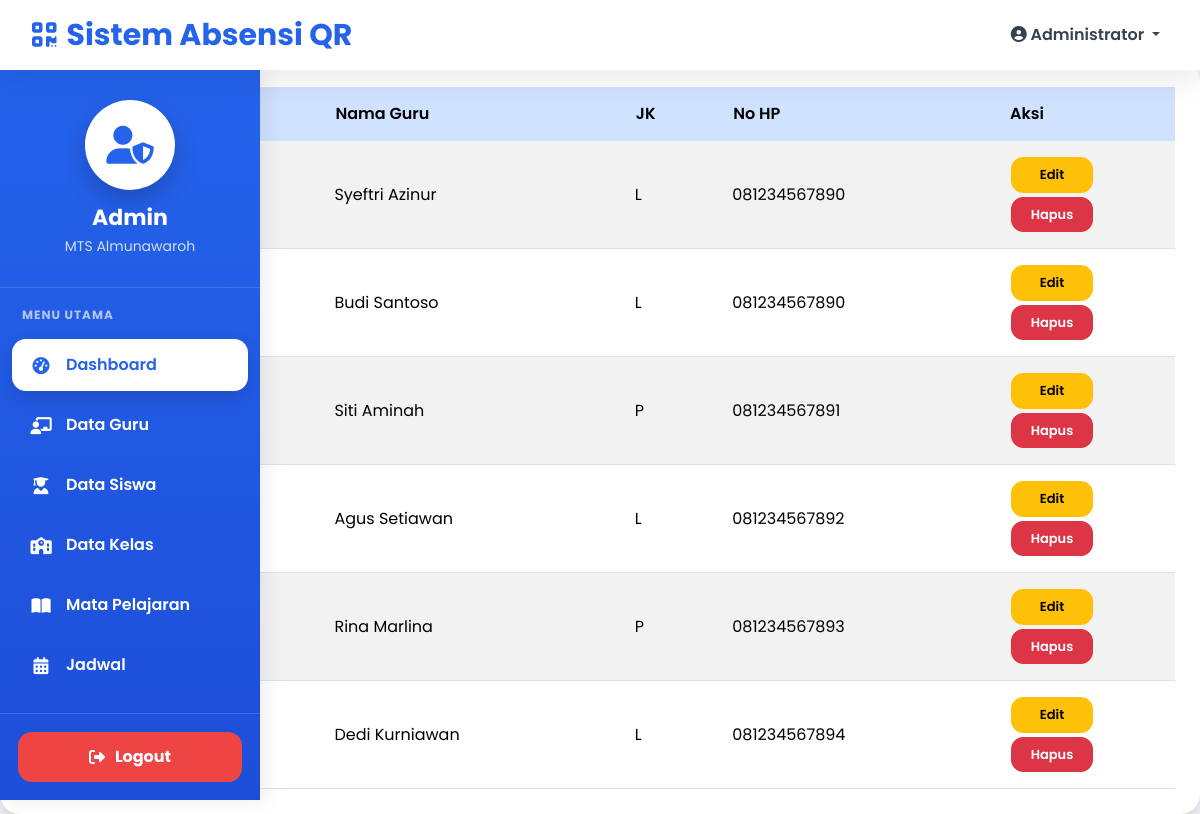
/admin/guru/index.php (signed in), run on the app's committed database.
### tables this page shows
CREATE TABLE `guru` (
  `id_guru` int(11) NOT NULL,
  `nip` varchar(30) NOT NULL,
  `nama_guru` varchar(100) NOT NULL,
  `jk` enum('L','P') DEFAULT NULL,
  `no_hp` varchar(15) DEFAULT NULL,
  `alamat` text DEFAULT NULL
);

### admin/guru/index.php (the view, shortened to what this page needs)
<?php
require_once "../../config/koneksi.php";
include "../../layout/header.php";
include "../../layout/sidebar.php";
?>
<div class="d-flex justify-content-between align-items-center mb-3">
    <h2>Data Guru</h2>
    <a href="tambah.php" class="btn btn-success">
    </a>
</div>
<div class="card shadow">
    <div class="card-body">
        <table class="table table-striped table-hover">
            <thead class="table-primary">
                <tr>
                    <th>No</th>
                    <th>NIP</th>
                    <th>Nama Guru</th>
                    <th>JK</th>
                    <th>No HP</th>
                    <th width="180">Aksi</th>
                </tr>
            </thead>
            <tbody>
            <?php
            $no = 1;
            $data = mysqli_query($koneksi, "SELECT * FROM guru");
            while($row = mysqli_fetch_assoc($data)){
            ?>
            <tr>
                <td><?= $no++ ?></td>
                <td><?= $row['nip'] ?></td>
                <td><?= $row['nama_guru'] ?></td>
                <td><?= $row['jk'] ?></td>
                <td><?= $row['no_hp'] ?></td>
                <td>
                    <a href="edit.php?id=<?= $row['id_guru'] ?>" class="btn btn-warning btn-sm">
                        Edit
                    </a>
                    <a href="hapus.php?id=<?= $row['id_guru'] ?>"
                       class="btn btn-danger btn-sm"
                       onclick="return confirm('Yakin ingin menghapus data ini?')">
                        Hapus
                    </a>
                </td>
            </tr>
            <?php } ?>
            </tbody>
        </table>
    </div>
</div>
<?php include "../../layout/footer.php"; ?>

### layout/header.php (style rules this page uses)
:root { --primary:#2563eb; --primary-dark:#1d4ed8; --success:#16a34a; --danger:#dc2626; --warning:#f59e0b; --info:#0ea5e9; --white:#ffffff; --text:#1f2937; --border:#e5e7eb; --background:#f4f7fb; --radius:18px; --shadow:0 12px 30px rgba(0,0,0,.08); }
* { margin:0; padding:0; box-sizing:border-box; }
html { scroll-behavior:smooth; }
html, body { overflow-x:hidden; }
body { font-family:'Poppins',sans-serif; background:var(--background); color:var(--text); }
a { text-decoration:none; }
.card { border:none; border-radius:20px; box-shadow:0 10px 25px rgba(0,0,0,.08); overflow:hidden; background:#fff; }
.card-body { padding:25px; }
.btn { border-radius:12px; font-weight:600; padding:10px 18px; transition:.25s; }
.btn-sm { padding:7px 14px; font-size:13px; }
.table { margin-bottom:0; }
.table thead { background:#2563eb; color:#fff; }
.table thead th { border:none; padding:15px; font-weight:600; vertical-align:middle; }
.table tbody td { padding:14px; vertical-align:middle; }
.table tbody tr { transition:.25s; }
.table .btn { min-width:82px; margin:2px; }

### data on the page
guru: nama_guru "Syeftri Azinur", jk "L", no_hp "081234567890"
guru: nama_guru "Budi Santoso", jk "L", no_hp "081234567890"
guru: nip "19800102", nama_guru "Siti Aminah", jk "P", no_hp "081234567891"
guru: nama_guru "Agus Setiawan", jk "L", no_hp "081234567892"
guru: nip "19800104", nama_guru "Rina Marlina", jk "P", no_hp "081234567893"
guru: nama_guru "Dedi Kurniawan", jk "L", no_hp "081234567894"

### other printed values
$_SESSION['nama'] "Administrator"
